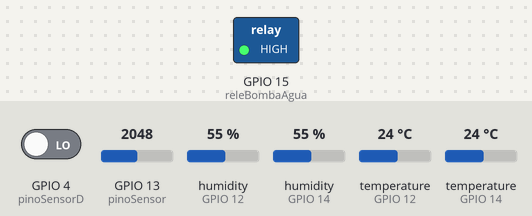
A sketch run on a simulated ESP32. Shown: switched loads named in the sketch (green lamp = pin HIGH). The inputs (shaded band) are chosen by the test bench; at power-on: GPIO 4 (pinoSensorD) LOW, GPIO 13 (pinoSensor) = 2048, humidity (sensors on GPIO 12, GPIO 14) 55 %, temperature (sensors on GPIO 12, GPIO 14) 24 °C. WiFi joins after 1.5 s; servers stay silent unless stated; uploads are accepted with an empty reply; what the sketch prints to the serial monitor is not drawn.

Above: at 2.7 s.
2.8 s: GPIO 4 (pinoSensorD) driven HIGH
At 9.5 s:
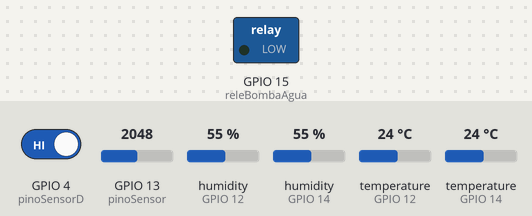
14.2 s: GPIO 4 (pinoSensorD) driven LOW
At 19.3 s:
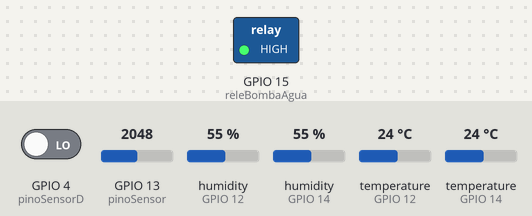
Timing chart, 0 to 20.8 s (numbered marks = the images above; inputs shaded):
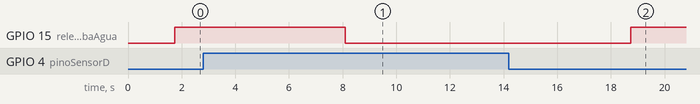

Measured:
- after the input at 2.8 s, GPIO 15 (releBombaAgua): HIGH → LOW after 5.3 s
- after the input at 14.2 s, GPIO 15 (releBombaAgua): LOW → HIGH after 4.5 s

The sketch:

estufa_webserver.ino
```cpp
//01/11/2022
//ETEC Zona Leste - 2°DS AMS Tarde
//Auxiliar:
//defines - mapeamento de pinos do NodeMCU esp32
//#define D0    16
//#define D1    5
//#define D2    4
//#define D3    0
//#define D4    2
//#define D5    14
//#define D6    12
//#define D7    13
//#define D8    15
//#define D9    3
//#define D10   1
//#define A0   17


#include <WiFi.h>//biblioteca para wifi
#include <DHT.h>
const char* ssid     = "Nome-Wifi";//ssid do wifi
const char* password = "Senha-Wifi";//senha do wifi
const char* host = "IP-Local";// ip do computador

//BOMBA DE AGUA
int releBombaAgua = 15; // relé que liga a bomba de água (D15)
char* estadoBomba = "Desligado";

//SENSOR DE UMIDADE DO SOLO
const int pinoSensor = 13; //PINO UTILIZADO PELO SENSOR DE UMIDADE DO SOLO (Analogico) (D13)
const int pinoSensorD = 4; //PINO UTILIZADO PELO SENSOR DE UMIDADE DO SOLO (Digital) (D4)
int valorLido; //VARIÁVEL QUE ARMAZENA O PERCENTUAL DE UMIDADE DO SOLO

int analogSoloSeco = 400; //VALOR MEDIDO COM O SOLO SECO (VOCÊ PODE FAZER TESTES E AJUSTAR ESTE VALOR)
int analogSoloMolhado = 150; //VALOR MEDIDO COM O SOLO MOLHADO (VOCÊ PODE FAZER TESTES E AJUSTAR ESTE VALOR)
int percSoloSeco = 0; //MENOR PERCENTUAL DO SOLO SECO (0% - NÃO ALTERAR)
int percSoloMolhado = 100; //MAIOR PERCENTUAL DO SOLO MOLHADO (100% - NÃO ALTERAR)

//SENSOR DHT FORA DA ESTUFA
int pinoDhtFora = 12; //pino do sensor (D12)
float umidadeFora; // Umidade fora da estufa
float temperaturaCFora; // Temperatura em Celsius de fora da estufa
float temperaturaFFora; // Temperatura em Fahrenheit de fora da estufa
char* porcentagemUmidadeFora;
DHT dhtFora(pinoDhtFora, DHT11);// Instância de objeto. O Objeto é o sensor DHT

//SENSOR DHT DE DENTRO DA ESTUFA
#define pinDhtDentro 14//pino do sensor (D14)
float umidadeDentro;
float temperaturaCDentro;
float temperaturaFDentro;
char* porcentagemUmidadeDentro;
#define MODELODHT DHT11
DHT dhtDentro(pinDhtDentro, DHT11);

int cont =0;
void setup() {
  Serial.begin(115200);
  dhtFora.begin();// Inicializando o sensor DHT
  dhtDentro.begin();// Inicializando o sensor DHT
  pinMode(releBombaAgua, OUTPUT);// relé que liga a bomba de água
  Serial.print("Connecting to ");
  Serial.println(ssid);

  WiFi.begin(ssid, password);//conecta no wifi com ssid e senha

  while (WiFi.status() != WL_CONNECTED) {//enquanto estiver conectando, mostra um ponto
      delay(500);
      Serial.print(".");
  }

  //caso seja conectado com sucesso no wifi
  Serial.println("");
  Serial.println("WiFi conectado");
  Serial.print("IP address: ");
  Serial.println(WiFi.localIP());//ip do esp32
}

void loop() {
  // Use a classe WiFiClient para criar conexões TCP
  WiFiClient client;
  const int httpPort = 80;

  //caso tenha um erro na conexão
  if (!client.connect(host, httpPort)) {
    Serial.println("connection failed");
    return;
  }

  /*
   *  LOW - desliga relé e liga a lampada
   *  HIGH - liga relé e desliga a lampada
   */
  valorLido = constrain(analogRead(pinoSensor),analogSoloMolhado,analogSoloSeco); //MANTÉM valorLido DENTRO DO INTERVALO (ENTRE analogSoloMolhado E analogSoloSeco)
  valorLido = map(valorLido,analogSoloMolhado,analogSoloSeco,percSoloMolhado,percSoloSeco); //EXECUTA A FUNÇÃO "map" DE ACORDO COM OS PARÂMETROS PASSADOS

  //PEGA VALOR DO SENSOR DHT DE FORA DA ESTUFA
  umidadeFora = dhtFora.readHumidity();
  temperaturaCFora = dhtFora.readTemperature();
  temperaturaFFora = dhtFora.readTemperature(true);

  //PEGA VALOR DO SENSOR DHT DE DENTRO DA ESTUFA
  umidadeDentro  = dhtDentro.readHumidity();
  temperaturaCDentro = dhtDentro.readTemperature();
  temperaturaFDentro = dhtDentro.readTemperature(true);

  //MOSTRA VALORES DA UMIDADE DO SOLO
  Serial.print("Umidade do solo: "); //IMPRIME O TEXTO NO MONITOR SERIAL
  Serial.print(valorLido); //IMPRIME NO MONITOR SERIAL O PERCENTUAL DE UMIDADE DO SOLO
  Serial.print("%"); //IMPRIME O CARACTERE NO MONITOR SERIAL
  Serial.print("  |  Analogico: ");
  Serial.print(analogRead(pinoSensor));
  Serial.print("  |  Digital: ");
  Serial.println(analogRead(pinoSensor));
   //MOSTRA VALORES DA UMIDADE DO SOLO

  //Liga ou desliga a bomba
  if(analogRead(pinoSensor) <= 5000){//caso o valor lido seja menor que 3000 ele desliga a bomba (quanto maior o número, mais seca está a terra)
    digitalWrite(releBombaAgua, HIGH);    // liga rele desligando a bomba
    estadoBomba = "Desligado";
  }
  else{
    digitalWrite(releBombaAgua, LOW);   // dessliga rele ligando a bomba
    estadoBomba = "Ligado";
  }

  if(digitalRead(pinoSensorD)){//caso esteja sem umidade
    digitalWrite(releBombaAgua, LOW);   // dessliga rele ligando a bomba
    estadoBomba = "Ligado";
  }else{
    digitalWrite(releBombaAgua, HIGH);    // liga rele desligando a bomba
    estadoBomba = "Desligado";
  }

  //mostra estado da bomba
  Serial.print("Estado da Bomba: ");//Mostra se a bomba de água está ligada ou desligada
  Serial.println(estadoBomba);

  //mostra dados do sensor dht de fora da estufa
  if (isnan(umidadeFora) || isnan(temperaturaCFora) || isnan(temperaturaFFora)) {
    Serial.println("Falha na leitura do sensor DHT de fora da estufa!");
  }else{
    Serial.print("Sensor DHT de fora   - Umidade: " + (String)umidadeFora + " %  |  "); // Funções de exibição dos valores
    Serial.print("Temperatura: " + (String)temperaturaCFora + " *C  |  "); // Funções de exibição dos valores
    Serial.println("Temperatura: " + (String)temperaturaFFora + " *F"); // Funções de exibição dos valores
  }
  //mostra dados do sensor dht de dentro da estufa
  if (isnan(umidadeDentro) || isnan(temperaturaCDentro) || isnan(temperaturaFDentro)) {
    Serial.println("Falha na leitura do sensor DHT de dentro da estufa!");
  } else {
    Serial.print("Sensor DHT de dentro - Umidade:  ");
    Serial.print(umidadeDentro);
    Serial.print(" | Temperatura: ");
    Serial.print(temperaturaCDentro);
    Serial.print("°C - ");
    Serial.print(temperaturaFDentro);
    Serial.println("°F");
  }

  // URL que será passada para o arquivo salvar.php para passar os valores
  String url = "/estufa_webserver/salvar.php?";
         url += "estadoBomba=";//estado da bomba
         url += estadoBomba;//estado da bomba
         url += "&umidadeSolo=";//umidade do solo
         url += analogRead(pinoSensor);//umidade do solo


         url += "&umidadeFora=";//umidade de fora da estufa
         url += umidadeFora;//umidade de fora da estufa
         url += "&temperaturaCFora=";//temperatura em Celsius de fora da estufa
         url += temperaturaCFora;//temperatura em Celsius fora da estufa
         url += "&temperaturaFFora=";//temperatura em Fahrenheit  de fora da estufa
         url += temperaturaFFora;//temperatura em Fahrenheit  fora da estufa

         url += "&umidadeDentro=";//umidade de dentro da estufa
         url += umidadeDentro;//umidade de dentro da estufa
         url += "&temperaturaCDentro=";//temperatura em Celsius de dentro da estufa
         url += temperaturaCDentro;//temperatura em Celsius dentro da estufa
         url += "&temperaturaFDentro=";//temperatura em Fahrenheit  de dentro da estufa
         url += temperaturaFDentro;//temperatura em Fahrenheit  dentro da estufa

  // Isso enviará a solicitação para o servidor
  client.print(String("GET ") + url + " HTTP/1.1\r\n" +
               "Host: " + host + "\r\n" +
               "Connection: close\r\n\r\n");
  unsigned long timeout = millis();
  while (client.available() == 0) {
    if (millis() - timeout > 5000) {
        Serial.println(">>> Client Timeout !");
        client.stop();
        return;
    }
  }

  while(cont <=0){//mostra conexão apenas uma vez
    Serial.print("Requesting URL: ");
    Serial.println(url);
    // Leia todas as linhas da resposta do servidor e imprima-as em Serial
    while(client.available()) {
      String line = client.readStringUntil('\r');
      Serial.print(line);
    }
    cont ++;
  }
  Serial.println("");

  delay(5000);

}
```
